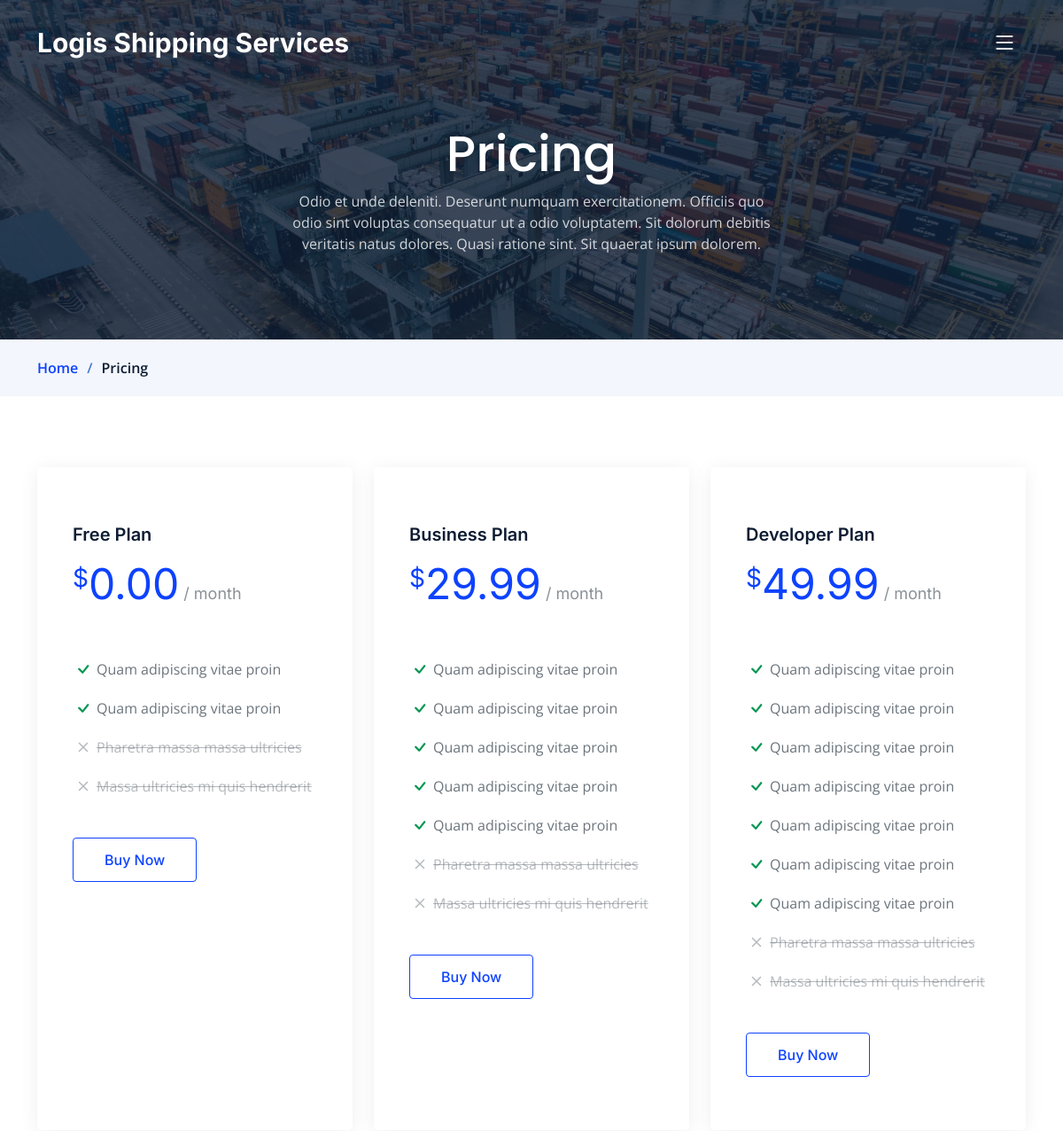
Page /pricing/ (upper part) on the earlier database version.
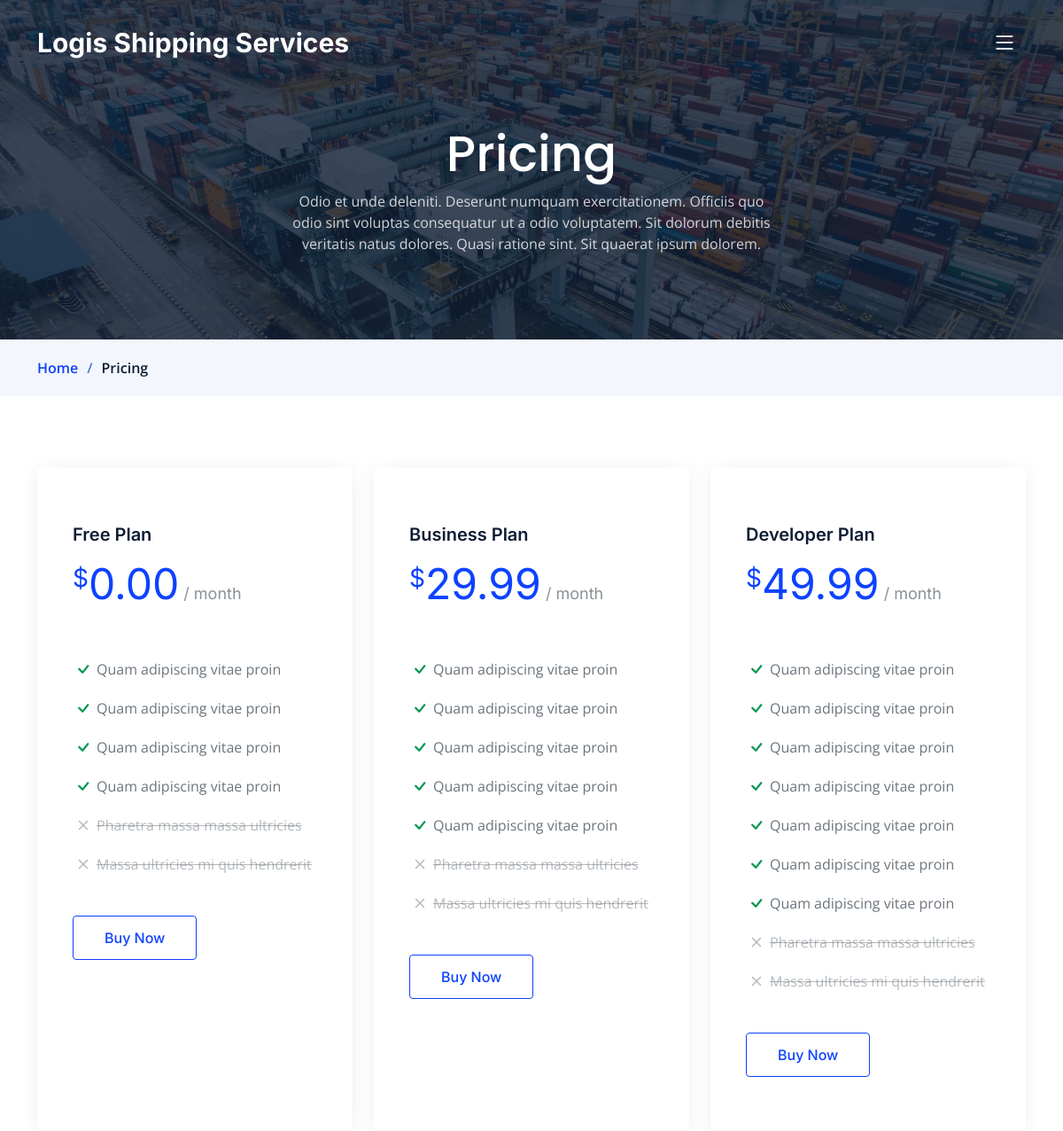
Same page on the later database version.
### service/models.py (models this page shows, shortened)
class Pricing(models.Model):
    plane_name=models.CharField(max_length = 200)
    price=models.DecimalField( max_digits=6, decimal_places=2)
    def __str__(self):
        return str(self.plane_name)

class Offer(models.Model):
    plane_name=models.ForeignKey(Pricing, related_name='Pricing_Offer', on_delete=models.CASCADE)
    offers=models.CharField(max_length = 200)

### service/views.py (the view)
# urls.py: path('pricing/', PricingList.as_view(), name='pricing_list'),
class PricingList(ListView):
    model = Pricing
    extra_context = {
        'services': Service.objects.all(),
        'teams': OurTeam.objects.all(),
    }

### service/templates/service/pricing_list.html
{%extends 'base.html'%}
{% block body%}
<main id="main">
  <div class="breadcrumbs">
    <div class="page-header d-flex align-items-center" style="background-image: url('assets/img/page-header.jpg');">
      <div class="container position-relative">
        <div class="row d-flex justify-content-center">
          <div class="col-lg-6 text-center">
            <h2>Pricing</h2>
            <p>Odio et unde deleniti. Deserunt numquam exercitationem. Officiis quo odio sint voluptas consequatur ut a
              odio voluptatem. Sit dolorum debitis veritatis natus dolores. Quasi ratione sint. Sit quaerat ipsum
              dolorem.</p>
          </div>
        </div>
      </div>
    </div>
    <nav>
      <div class="container">
        <ol>
          <li><a href="{% url 'services:home'  %}">Home</a></li>
          <li>Pricing</li>
        </ol>
      </div>
    </nav>
  </div>
  <section id="pricing" class="pricing">
    <div class="container" data-aos="fade-up">
      <div class="row gy-4">
        {% for item in object_list %}
        <div class="col-lg-4" data-aos="fade-up" data-aos-delay="100">
          <div class="pricing-item">
            <h3>{{item}}</h3>
            <h4><sup>$</sup>{{item.price}}<span> / month</span></h4>
            <ul>
              {%for offer in item.Pricing_Offer.all%}
              <li><i class="bi bi-check"></i> {{offer.offers}}</li>
              {%endfor%}
              <li class="na"><i class="bi bi-x"></i> <span>Pharetra massa massa ultricies</span></li>
              <li class="na"><i class="bi bi-x"></i> <span>Massa ultricies mi quis hendrerit</span></li>
            </ul>
            <a href="#" class="buy-btn">Buy Now</a>
          </div>
        </div>
        {%endfor%}
      </div>
    </div>
  </section>
</main>
{%endblock%}

Differences in the rows shown:
added Offer: offers "Quam adipiscing vitae proin", shown under Pricing "Free Plan"
added Offer: offers "Quam adipiscing vitae proin", shown under Pricing "Free Plan"
